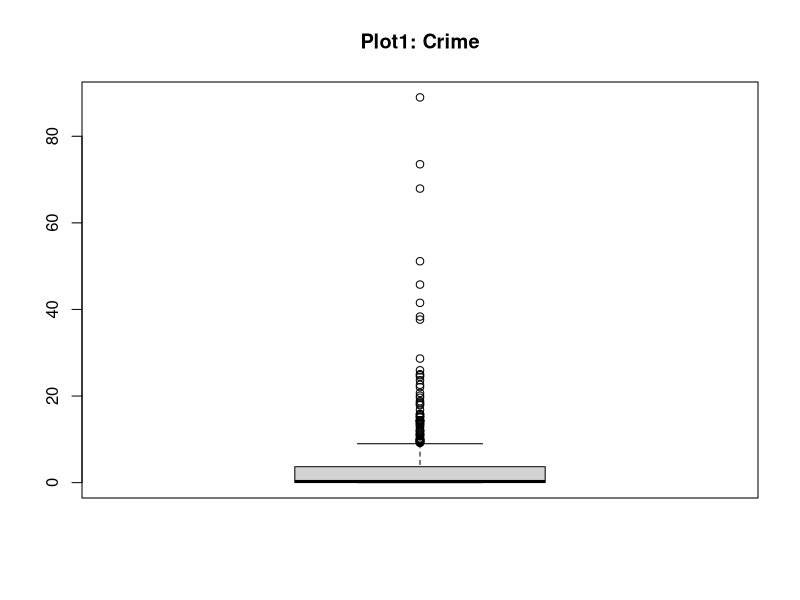
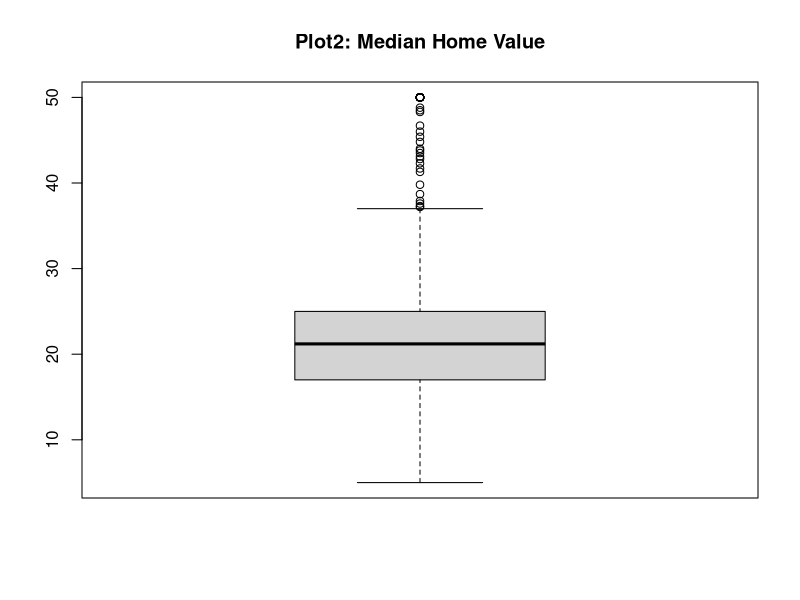
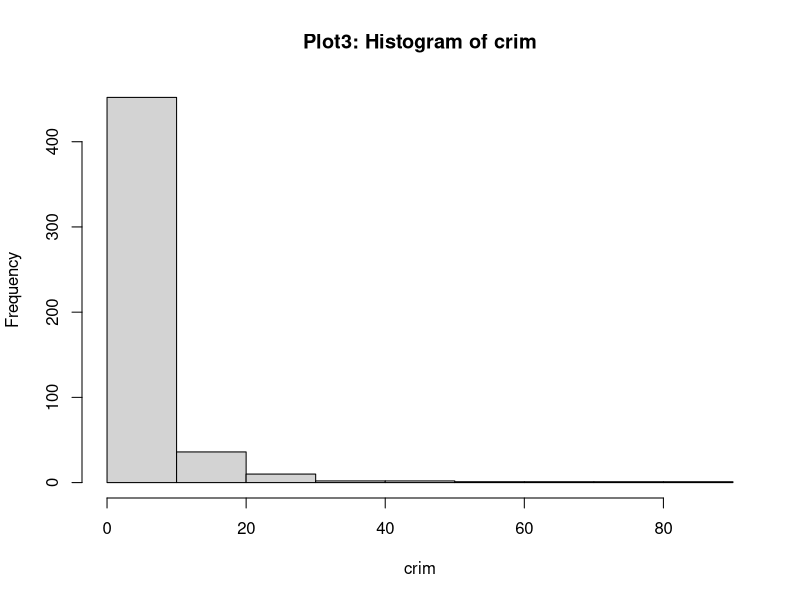
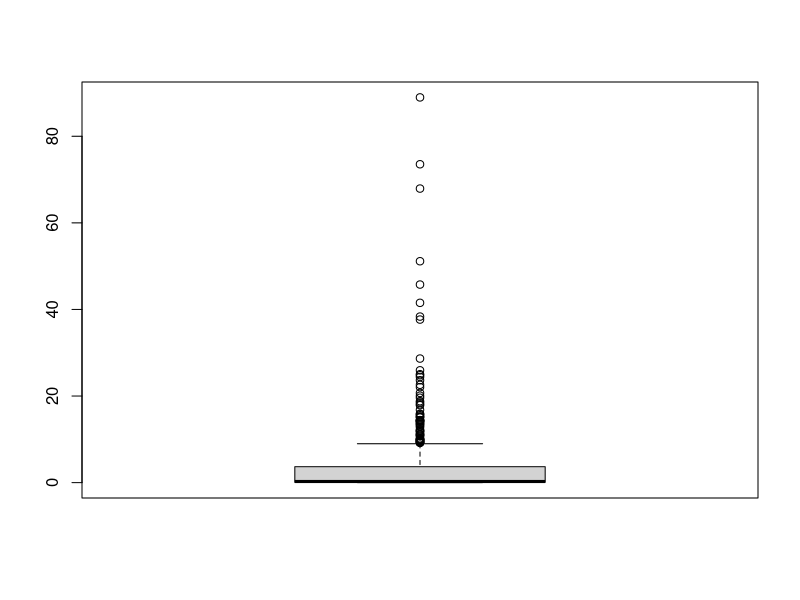
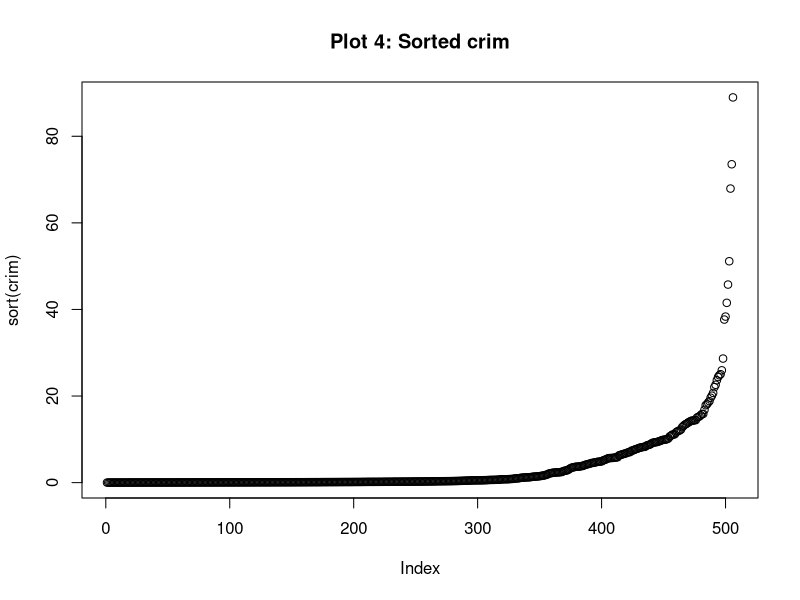
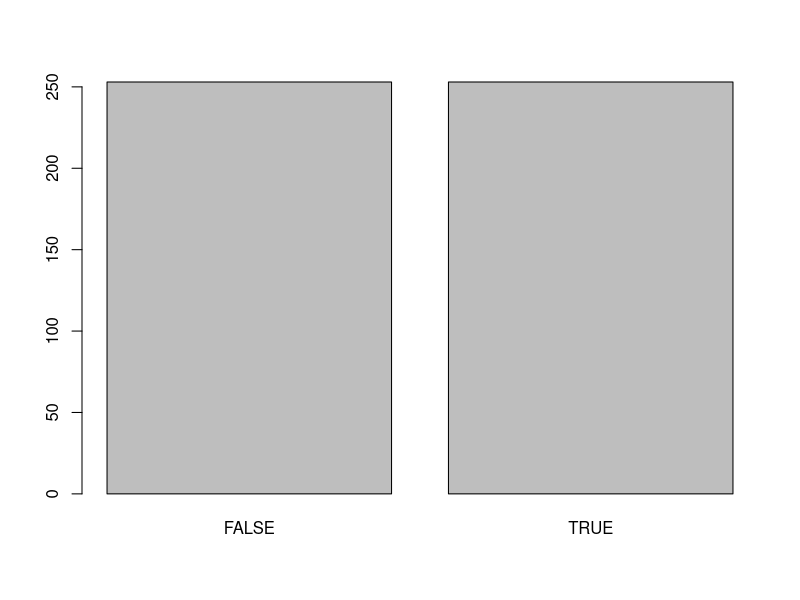
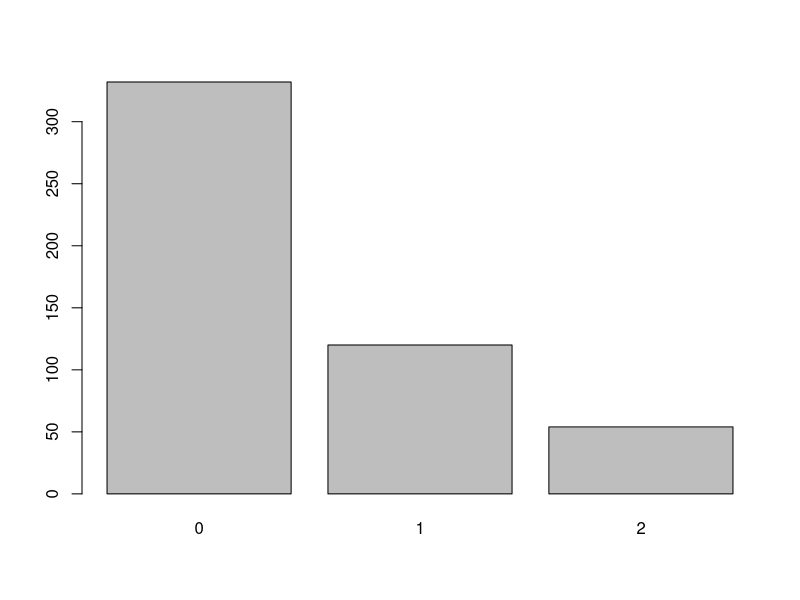
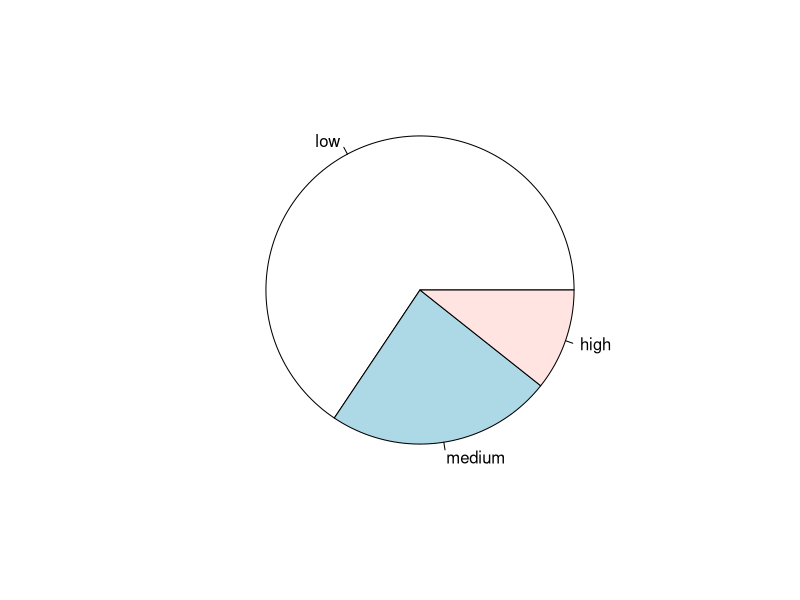

These figures' R source, in order:
## ---- chunk 1
if (!require("MASS")){
  install.packages("MASS")
}
library(MASS)
attach(Boston) # normally we don't attach the data
## ---- chunk 2
boxplot(crim, main="Plot1: Crime")
## ---- chunk 3
boxplot(medv, main="Plot2: Median Home Value")
## ---- chunk 4
hist(crim, main="Plot3: Histogram of crim")
## ---- chunk 5
cat("The mean is: ", mean(crim))
cat("\nThe median is: ", median(crim))
cat("\nThe range is: ", range(crim))
## ---- chunk 6
names(sort(-table(medv)))
## ---- chunk 7
1 * 1/6 + 2 * 1/6 + 3 * 1/6 + 4 * 1/6 + 5 * 1/6 + 6 * 1/6
## ---- chunk 8
cat("The trimmed mean is: ", mean(crim, trim=0.1)) # trim 10%
cat("The quantiles are: ", quantile(crim))
cat("The custom quantiles are: ", quantile(crim, c(.10, .5, .9))) #10th, 50th, 90th
## ---- chunk 9
boxplot(crim)
## ---- chunk 10
plot(sort(crim), main="Plot 4: Sorted crim")
## ---- chunk 11
summary(crim)
## ---- chunk 12
cat("The mean is: ", mean(crim))
cat("\nThe standard deviation is: ", sd(crim))
cat("\nThe variance is: ", var(crim))
## ---- chunk 13
cov(medv, rm)
## ---- chunk 14
cor(medv, rm)
## ---- chunk 15
var(medv)
sd(medv)

sd(medv)^2
## ---- chunk 16
quantile(crim, .5)
## ---- chunk 17
quantile(crim, probs=c(.25, .5, .75, 1))
## ---- chunk 18
IQR(crim)
## ---- chunk 19
med_high <- median(crim)
high_crim <- factor(ifelse(crim>med_high, TRUE, FALSE))
plot(high_crim)
## ---- chunk 20
Boston$crim_level <- ifelse(crim>=10, 2, 0) # encode high and low
Boston$crim_level <- ifelse(crim>1 & crim<10, 1, Boston$crim_level) # encode medium
Boston$crim_level <- factor(Boston$crim_level)
## ---- chunk 21
plot(Boston$crim_level)
## ---- chunk 22
tab <- table(Boston$crim_level)
pie(tab, labels=c("low","medium","high"))
## ---- chunk 23
opar <- par(no.readonly = TRUE) # save default parameters
par(mfrow=c(1,2)) # put the graphs in a 1x2 display
hist(tax)
hist(medv)
par(opar)
## ---- chunk 24
d <- density(tax, na.rm = TRUE)
plot(d, main="Kernel Density Plot for Tax", xlab="Tax")
polygon(d, col="wheat", border="slategrey")
